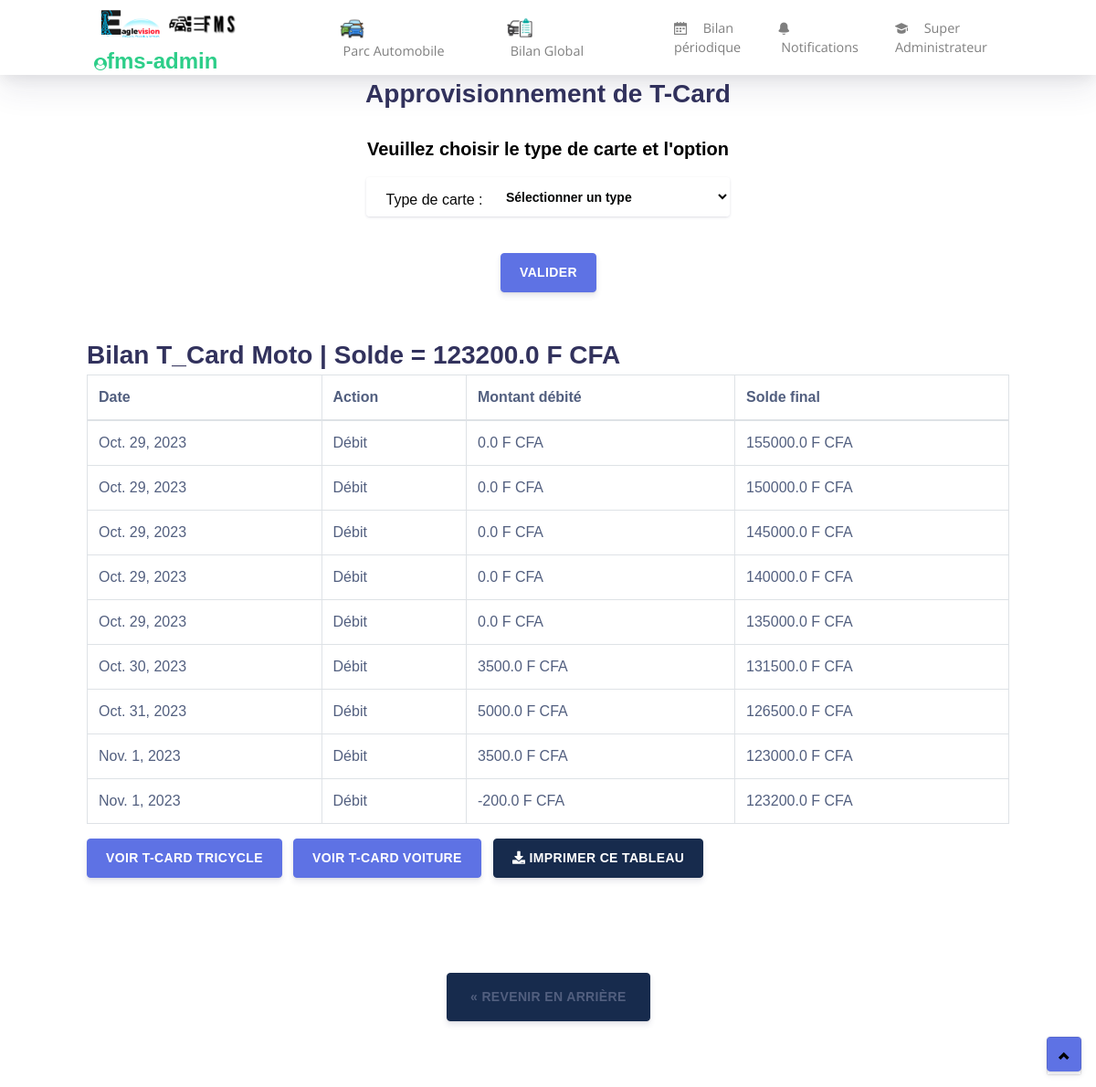
/option/t_card/ (signed in), run on the app's committed database.
### gestionnaire/models.py (models this page shows, shortened)
class Personne(models.Model):
    nom = models.CharField(max_length=25)
    prenom = models.CharField(max_length=50)
    contact = PhoneNumberField(region='TG')
    grade = models.ForeignKey('Grade', on_delete=models.CASCADE)
    utilisateur = models.OneToOneField(User, on_delete=models.CASCADE, null=True)
    date_creation_personne = models.DateField(default=timezone.now)
    def __str__(self):
        return f"{self.nom} {self.prenom}"

class Grade(models.Model):
    libelle_grade = models.CharField(max_length=50)

class T_Card(models.Model):
    date_emploie = models.DateField(auto_now_add=True)
    type_engin_tcard = models.ForeignKey('TypeEngin',on_delete=models.CASCADE,default=1)
    montant = models.FloatField(default=0.0)
    solde = models.FloatField(default=0.0)
    approvisionnement = models.BooleanField(default=False,null=True)

### gestionnaire/views.py (the view)
# urls.py: path('option/t_card/', views.option_t_card, name='option_t_card'),
@login_required
def option_t_card(request):
    personne_id = request.session.get('personne_id')
    if personne_id is not None:
        personne = Personne.objects.get(pk=personne_id)
        request.session['personne_id'] = personne.id
        grade=personne.grade
        grade_id=grade.id
        print(personne)
        print(grade_id)
        sujet = 't_card'
        t_card = T_Card.objects.all()
        moto = T_Card.objects.filter(type_engin_tcard=1)
        tricycle = T_Card.objects.filter(type_engin_tcard=2)
        voiture = T_Card.objects.filter(type_engin_tcard=3)
        type_engin = TypeEngin.objects.all()
        type_engin_id = None
        solde_moto = float(moto.last().solde) if moto.exists() else 0
        solde_tricycle = float(tricycle.last().solde) if tricycle.exists() else 0
        solde_voiture = float(voiture.last().solde) if voiture.exists() else 0
        if request.method == 'POST':
            type_engin_id = request.POST.get('type_engin_tcard')
            print('type engin card', type_engin_id)
            return redirect(reverse('gestionnaire:update_t_card', args=[type_engin_id, 'approvisionnement']))
        return render(request, 'gestionnaire/t_card_option.html', {
            'sujet': sujet,
            'personne':personne,
            'grade_id': grade_id,
            'grade': grade,
            't_card': t_card,
            'type_engin': type_engin,
            'type_engin_tcard_id': type_engin_id,
            'moto': moto,
            'tricycle': tricycle,
            'voiture': voiture,
            'solde_moto': solde_moto,
            'solde_tricycle': solde_tricycle,
            'solde_voiture': solde_voiture,
        })

### templates/gestionnaire/t_card_option.html (shortened to what this page needs)
<!DOCTYPE html>
{% extends 'bases/base1.html' %}
{% block contenu %}
<div class="wrapper">
  <div class="row d-sm-flex justify-content-center mb-2">
    <h1 class="h3 mb-0 text-gray-800">Approvisionnement de T-Card</h1>
  </div>
  <div class="row d-sm-flex justify-content-center mb-2">
    <div class="row">
      <div class="col">
        <div class="row justify-content-center">
          <h4 class="h5 m-3 text-darker bg-body">Veuillez choisir le type de carte et l'option</h4>
        </div>
        <form method="post" name="periode_form">
          <div class="form-group mb-3">
              <div class="input-group input-group-alternative">
                <span class="input-group-text bg-body">
                  <label for="type_engin_tcard"
                    style="font-size: medium; color: rgb(8, 8, 8); width: 125px; height: 10px;">Type de carte : </label>
                </span>
                <select class="form-control" id="type_engin_tcard" name="type_engin_tcard">
                  <option value="">Sélectionner un type</option>
                </select>
              </div>
            </div>
          <div class="text-center">
            <button type="submit" name="submit_option" class="btn btn-primary my-4">VALIDER</button>
          </div>
        </form>
      </div>
    </div>
  </div>
  <div class="row d-sm-flex justify-content-center mb-2">
    <div class="container mt-3">
      <div class="row">
        <div class="col">
          <div  id="motoSection">
            <h4 class="h3 mb-0 text-gray-800">Bilan T_Card Moto | Solde = {{solde_moto}} F CFA</h4>
            <table class="table table-bordered" id="dataTable1" width="200%" cellspacing="0">
              <thead>
                <tr>
                  <th>Date</th>
                  <th>Action</th>
                  <th>Montant débité</th>
                  <th>Solde final</th>
                </tr>
              </thead>
              <tbody>
                {% for m in moto %}
                <tr data-bs-toggle="collapse" data-bs-target="#details_{{ forloop.counter }}" aria-expanded="false"
                  aria-controls="details_{{ forloop.counter }}">
                  <td>{{m.date_emploie}}</td>
                  <td>
                    {% if m.approvisionnement %}
                    Approvisionnement
                    {% else %}
                    Débit
                    {% endif %}
                  </td>
                  <td>{{ m.montant}} F CFA</td>
                  <td>{{m.solde}} F CFA</td>
                </tr>
                {% endfor %}
              </tbody>
            </table>
            <button class="btn btn-primary" data-toggle="collapse" data-target="#tricycleSection" aria-expanded="false"
              aria-controls="tricycleSection">
              voir t-card tricycle
            </button>
            <button class="btn btn-primary" data-toggle="collapse" data-target="#voitureSection" aria-expanded="false"
              aria-controls="voitureSection">
              voir t-card voiture
            </button>
            <button type="button" class="btn btn-default" onclick="printTable('dataTable1', 'Mouvement t-card : moto')">
              <i class="fas fa-download"></i>
              Imprimer ce tableau
            </button>
          </div>
          <br><br>
          <br><br>
        </div>
      </div>
    </div>
  </div>
</div>
{% endblock contenu %}

### templates/bases/base1.html (shortened to what this page needs)
<!DOCTYPE html>
<html lang="en">
{% load static %}
<head>
  <link href="https://use.fontawesome.com/releases/v5.0.6/css/all.css" rel="stylesheet">
  <link href="{% static 'assets/css/nucleo-icons.css' %}" rel="stylesheet" />
  <link href="{% static 'assets/css/nucleo-svg.css' %}" rel="stylesheet" />
  <link href="{% static 'assets/css/font-awesome.css' %}" rel="stylesheet" />
  <link href="{% static 'assets/css/nucleo-svg.css' %}" rel="stylesheet" />
  <link href="{% static 'assets/css/select2.css' %}" rel="stylesheet" />
  <link href="{% static 'assets/css/argon-design-system.css' %}" rel="stylesheet" />
  </head>
<body class="index-page h6" style="color: black;" id="top">
  <nav id="navbar-main"
    class="navbar navbar-main navbar-expand-lg bg-white navbar-light position-sticky top-0 shadow py-0 px--9">
    <div class="container">
      <div class="col-3 px-1 mx-1">
        <div class="row-2">
          <a class="navbar-brand mr-lg-5" href="#" style="width: 70%; height: 25%;">
            <img src="{% static 'assets/images/Logo_EV_final.png' %}" style="width: 45%; height: 25%;">
            <img src="{% static 'assets/img/brand/FMS_logo.png' %}" style="width: 45%; height: 25%;">
          </a>
          <h6 class="h4 text-success font-weight-bold my--1"><i class="fa fa-user-circle"></i>{{ personne.utilisateur.username }}</h6>
        </div>
      </div>
        <ul class="navbar-nav navbar-nav-hover align-items-lg-center">
          <li class="nav-item dropdown">
            <a href="#" class="nav-link" data-toggle="dropdown" role="button">
              <img src="{% static 'assets/images/traffic-jam.png' %}" alt="parc" style="width: 20%;"><br>
              <span class="nav-link-inner--text">Parc Automobile</span>
            </a>
          </li>
          <li class="nav-item dropdown">
            <a href="{% url 'administratif:analyses_glob' %}" class="nav-link" role="button">
              <img src="{% static 'assets/images/auto.png' %}" alt="parc" style="width: 20%;"><br>
              <span class="nav-link-inner--text">Bilan Global</span>
            </a>
          </li>
          <li class="nav-item dropdown">
            <a href="{% url 'administratif:periode_bilan' %}" class="nav-link" role="button">
              <i class="ni ni-calendar-grid-58"></i>
              <span class="nav-link-inner--text">Bilan périodique</span>
            </a>
          </li>
          <li class="nav-item">
            <a href="#" class="nav-link {% if engins_avec_notifications %}text-danger{% endif %}" data-toggle="modal"
              data-target="#notificationModal">
              <i class="ni ni-bell-55 {% if engins_avec_notifications %}text-danger{% endif %}"></i>
              <span class="nav-link-inner--text">Notifications</span>
            </a>
          </li>
          <li class="nav-item dropdown">
            <a href="#" class="nav-link" data-toggle="dropdown" role="button">
              <i class="ni ni-hat-3"></i>
              <span class="nav-link-inner--text"> {{ personne.grade.libelle_grade }} </span>
            </a>
          </li>
        </ul>
      </div>
  </nav>
  {% block contenu %}
  {% endblock contenu %}
  <div class="col">
    <div class="text-center mb-6">
      <button type="button" class="btn btn-default p-1 d-xl-inline ">
        <a class="btn" href="javascript:history.go(-1);">&laquo; Revenir en arrière</a>
      </button>
    </div>
  </div>
  <div class="back-to-top">
    <button class="btn btn-primary btn-icon-only back-to-top" type="button" name="button">
      <a id="backtotop" href="#top"><i class="ni ni-bold-up"></i></a>
    </button>
  </div>
</body>
</html>

### FMS/static/assets/css/select2.css (style rules this page uses)
:root { --blue: #5e72e4; --indigo: #5603ad; --purple: #8965e0; --pink: #f3a4b5; --red: #f5365c; --orange: #fb6340; --yellow: #ffd600; --green: #2dce89; --teal: #11cdef; --cyan: #2bffc6; --white: #fff; --gray: #8898aa; --gray-dark: #32325d; --light: #ced4da; --lighter: #e9ecef; --primary: #5e72e4; --secondary: #f4f5f7; --success: #2dce89; --info: #11cdef; --warning: #fb6340; --danger: #f5365c; --light: #adb5bd; --dark: #212529; --default: #172b4d; --white: #fff; --neutral: #fff; --darker: black; --breakpoint-xs: 0; --breakpoint-sm: 576px; --breakpoint-md: 768px; --breakpoint-lg: 992px; --breakpoint-xl: 1200px; --font-family-sans-serif: -apple-system, BlinkMacSystemFont, "Segoe UI", Roboto, "Helvetica Neue", Arial, "Noto Sans", sans-serif, "Apple Color Emoji", "Segoe UI Emoji", "Segoe UI Symbol", "Noto Color Emoji"; --font-family-monospace: SFMono-Regular, Menlo, Monaco, Consolas, "Liberation Mono", "Courier New", monospace; }

### templates/bases/base1.html (style rules this page uses)
.navbar-nav-hover { position: sticky; z-index: 9999; }
.back-to-top { position: fixed; bottom: 17px; right: 16px; }
#backtotop { display: block; font-size: 20px; color: #000; padding: 5px; border-radius: 0%; box-shadow: 0 0 2px rgba(0, 0, 0, 0.3); }

### data on the page
Personne: utilisateur.username "fms-admin", grade.libelle_grade "Super Administrateur"
T_Card: solde "123200.0", date_emploie "Nov. 1, 2023", approvisionnement "Débit", montant "-200.0"
T_Card: date_emploie "Oct. 29, 2023", approvisionnement "Débit", montant "0.0", solde "155000.0"
T_Card: date_emploie "Oct. 29, 2023", approvisionnement "Débit", montant "0.0", solde "150000.0"
T_Card: date_emploie "Oct. 29, 2023", approvisionnement "Débit", montant "0.0", solde "145000.0"
T_Card: date_emploie "Oct. 29, 2023", approvisionnement "Débit", montant "0.0", solde "140000.0"
T_Card: date_emploie "Oct. 29, 2023", approvisionnement "Débit", montant "0.0", solde "135000.0"
T_Card: date_emploie "Oct. 30, 2023", approvisionnement "Débit", montant "3500.0", solde "131500.0"
T_Card: date_emploie "Oct. 31, 2023", approvisionnement "Débit", montant "5000.0", solde "126500.0"
T_Card: date_emploie "Nov. 1, 2023", approvisionnement "Débit", montant "3500.0", solde "123000.0"
